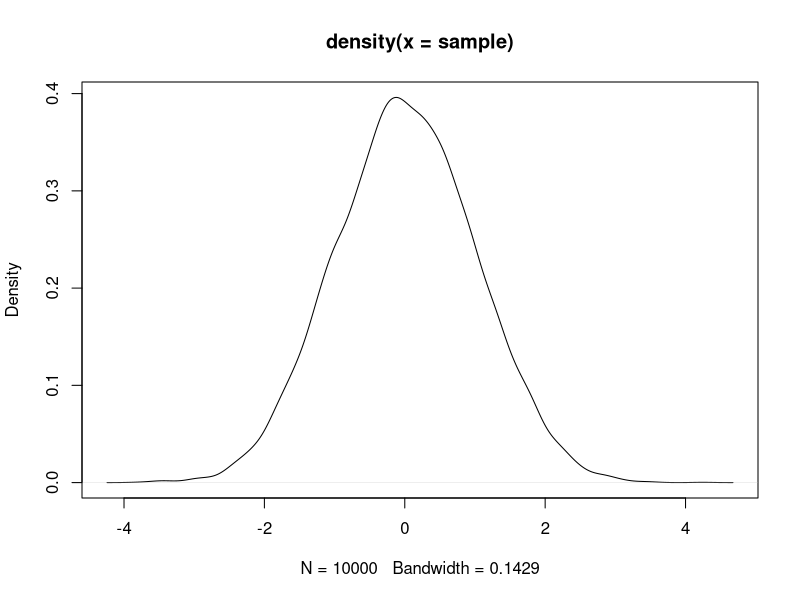

Generate this figure with R:
## ---- chunk 1
knitr::opts_chunk$set(echo = TRUE)
## ---- chunk 2
nsample = 10000                     # number of samples
sample = c()                        # empty vector to store samples
count = 0                           # count of samples accepted
while(length(sample) < nsample){    # loop until we have nsample samples
  U = runif(1)                      # generate a uniform random variable
  count = count + 1                 # increment count
  theta = rexp(1)                   # generate a random variable from exponential distribution
  U2 = runif(1)                     # generate a uniform random variable
  if(U <= exp((-(1-theta)^2)/2)){ # if U is less than the ratio of the posterior distribution and the candidate density
    if(U2 <= 0.5){                  # if U2 is less than 0.5 then multiply the sample by -1
      theta = -theta                # multiply the sample by -1
    }
    
    sample = c(sample, theta)       # add the sample to the vector
  }
}
cat("Acceptance Rate: ", count/nsample)
plot(density(sample))
